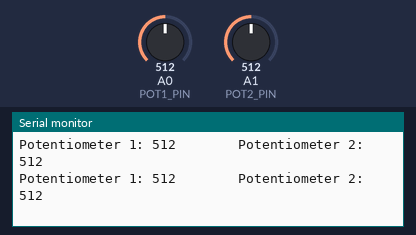
This sketch was run on a simulated Arduino Uno, built with avr-gcc and run on an emulated ATmega328P. Shown: the last lines printed to the serial monitor. The inputs (shaded band) are chosen by the test bench; at power-on: A0 (POT1_PIN) = 512, A1 (POT2_PIN) = 512.

Above: at 1.2 s.
1.3 s: A0 (POT1_PIN) set to 110
At 2.1 s:
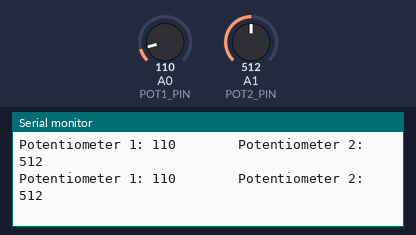
4.3 s: A0 (POT1_PIN) set to 91
At 5.2 s:
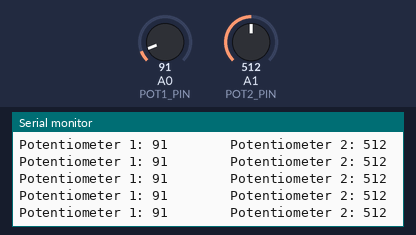
7.3 s: A1 (POT2_PIN) set to 11
At 8.1 s:
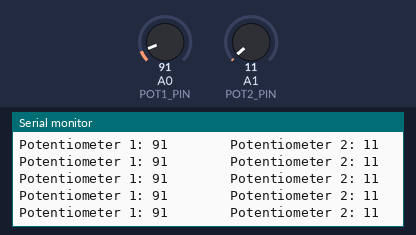
8.8 s: A1 (POT2_PIN) set to 8
At 9.8 s:
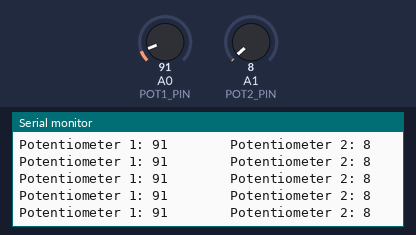
Timing chart, 0 to 10.4 s (numbered marks = the images above; inputs shaded):
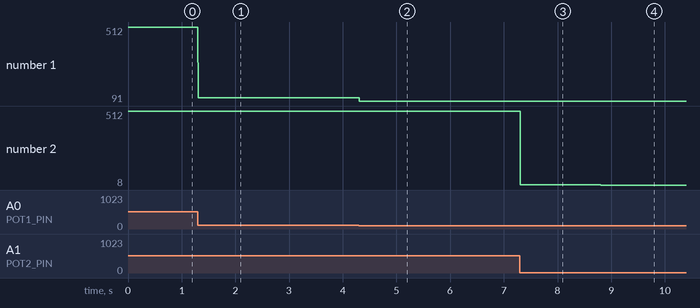

The sketch:

Potentiometer_Test.ino
```cpp
// Title: Potentiometer test program
// Description: Displays the current position read by each potentiometer
// Usage: Upload to the Arduino and open Serial Monitor to see the current rotation value of each potentiometer
// Note: Potentiometer connections must be made according to wiring diagram

#define POT1_PIN A0
#define POT2_PIN A1

int pot1Val = 0;
int pot2Val = 0;

void setup() {
  // put your setup code here, to run once:
  Serial.begin(115200);
  Serial.println("Program Begin");
}

void loop() {
  // put your main code here, to run repeatedly:
  pot1Val = analogRead(POT1_PIN);
  pot2Val = analogRead(POT2_PIN);
  Serial.print("Potentiometer 1: ");
  Serial.print(pot1Val);
  Serial.print("        Potentiometer 2: ");
  Serial.println(pot2Val);
}
```

Measured:
- after the input at 1.3 s, the serial monitor: prints a new line at once (image 1)
- after the input at 4.3 s, the serial monitor: prints a new line at once (image 2)
- after the input at 7.3 s, the serial monitor: prints a new line at once (image 3)
- after the input at 8.8 s, the serial monitor: prints a new line at once (image 4)
- plotted number 1: 512 → 110 after the input at 1.3 s, 110 → 91 after the input at 4.3 s
- plotted number 2: 512 → 11 after the input at 7.3 s, 11 → 8 after the input at 8.8 s
